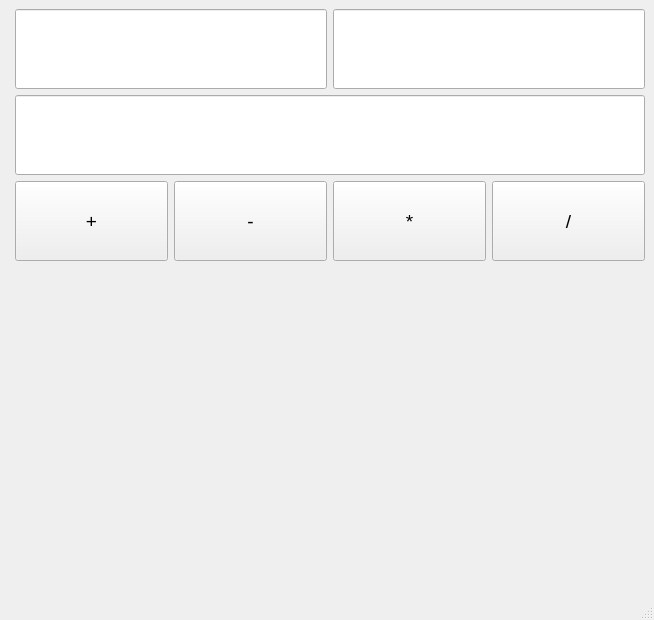
<?xml version="1.0" encoding="UTF-8"?>
<ui version="4.0">
 <class>Calculator</class>
 <widget class="QMainWindow" name="Calculator">
  <property name="geometry">
   <rect>
    <x>0</x>
    <y>0</y>
    <width>654</width>
    <height>620</height>
   </rect>
  </property>
  <property name="windowTitle">
   <string>MainWindow</string>
  </property>
  <widget class="QWidget" name="centralwidget">
   <layout class="QFormLayout" name="formLayout">
    <item row="0" column="1">
     <layout class="QVBoxLayout" name="verticalLayout">
      <item>
       <layout class="QGridLayout" name="gridLayout">
        <item row="2" column="1">
         <widget class="QPushButton" name="pushButton_2">
          <property name="minimumSize">
           <size>
            <width>0</width>
            <height>80</height>
           </size>
          </property>
          <property name="font">
           <font>
            <pointsize>14</pointsize>
           </font>
          </property>
          <property name="text">
           <string>-</string>
          </property>
         </widget>
        </item>
        <item row="2" column="3">
         <widget class="QPushButton" name="pushButton_4">
          <property name="minimumSize">
           <size>
            <width>0</width>
            <height>80</height>
           </size>
          </property>
          <property name="font">
           <font>
            <pointsize>14</pointsize>
           </font>
          </property>
          <property name="text">
           <string>/</string>
          </property>
         </widget>
        </item>
        <item row="2" column="0">
         <widget class="QPushButton" name="pushButton">
          <property name="minimumSize">
           <size>
            <width>0</width>
            <height>80</height>
           </size>
          </property>
          <property name="font">
           <font>
            <pointsize>14</pointsize>
           </font>
          </property>
          <property name="text">
           <string>+</string>
          </property>
         </widget>
        </item>
        <item row="2" column="2">
         <widget class="QPushButton" name="pushButton_3">
          <property name="minimumSize">
           <size>
            <width>0</width>
            <height>80</height>
           </size>
          </property>
          <property name="font">
           <font>
            <pointsize>14</pointsize>
           </font>
          </property>
          <property name="text">
           <string>*</string>
          </property>
         </widget>
        </item>
        <item row="0" column="0" colspan="2">
         <widget class="QLineEdit" name="Value1">
          <property name="minimumSize">
           <size>
            <width>0</width>
            <height>80</height>
           </size>
          </property>
          <property name="font">
           <font>
            <pointsize>25</pointsize>
           </font>
          </property>
          <property name="layoutDirection">
           <enum>Qt::LayoutDirection::LeftToRight</enum>
          </property>
          <property name="alignment">
           <set>Qt::AlignmentFlag::AlignCenter</set>
          </property>
         </widget>
        </item>
        <item row="0" column="2" colspan="2">
         <widget class="QLineEdit" name="Value2">
          <property name="minimumSize">
           <size>
            <width>0</width>
            <height>80</height>
           </size>
          </property>
          <property name="font">
           <font>
            <pointsize>25</pointsize>
           </font>
          </property>
          <property name="layoutDirection">
           <enum>Qt::LayoutDirection::LeftToRight</enum>
          </property>
          <property name="alignment">
           <set>Qt::AlignmentFlag::AlignCenter</set>
          </property>
         </widget>
        </item>
        <item row="1" column="0" colspan="4">
         <widget class="QLineEdit" name="Result">
          <property name="minimumSize">
           <size>
            <width>0</width>
            <height>80</height>
           </size>
          </property>
          <property name="font">
           <font>
            <pointsize>25</pointsize>
           </font>
          </property>
          <property name="layoutDirection">
           <enum>Qt::LayoutDirection::LeftToRight</enum>
          </property>
          <property name="alignment">
           <set>Qt::AlignmentFlag::AlignCenter</set>
          </property>
         </widget>
        </item>
       </layout>
      </item>
     </layout>
    </item>
   </layout>
  </widget>
  <widget class="QMenuBar" name="menubar">
   <property name="geometry">
    <rect>
     <x>0</x>
     <y>0</y>
     <width>654</width>
     <height>22</height>
    </rect>
   </property>
  </widget>
  <widget class="QStatusBar" name="statusbar"/>
 </widget>
 <resources/>
 <connections>
  <connection>
   <sender>pushButton_2</sender>
   <signal>clicked()</signal>
   <receiver>Calculator</receiver>
   <slot>button2()</slot>
   <hints>
    <hint type="sourcelabel">
     <x>192</x>
     <y>471</y>
    </hint>
    <hint type="destinationlabel">
     <x>194</x>
     <y>548</y>
    </hint>
   </hints>
  </connection>
  <connection>
   <sender>pushButton</sender>
   <signal>clicked()</signal>
   <receiver>Calculator</receiver>
   <slot>button1()</slot>
   <hints>
    <hint type="sourcelabel">
     <x>37</x>
     <y>472</y>
    </hint>
    <hint type="destinationlabel">
     <x>38</x>
     <y>552</y>
    </hint>
   </hints>
  </connection>
  <connection>
   <sender>pushButton_3</sender>
   <signal>clicked()</signal>
   <receiver>Calculator</receiver>
   <slot>button3()</slot>
   <hints>
    <hint type="sourcelabel">
     <x>355</x>
     <y>466</y>
    </hint>
    <hint type="destinationlabel">
     <x>357</x>
     <y>548</y>
    </hint>
   </hints>
  </connection>
  <connection>
   <sender>pushButton_4</sender>
   <signal>clicked()</signal>
   <receiver>Calculator</receiver>
   <slot>button4()</slot>
   <hints>
    <hint type="sourcelabel">
     <x>513</x>
     <y>467</y>
    </hint>
    <hint type="destinationlabel">
     <x>514</x>
     <y>551</y>
    </hint>
   </hints>
  </connection>
 </connections>
 <slots>
  <slot>button1()</slot>
  <slot>button2()</slot>
  <slot>button3()</slot>
  <slot>button4()</slot>
 </slots>
</ui>
